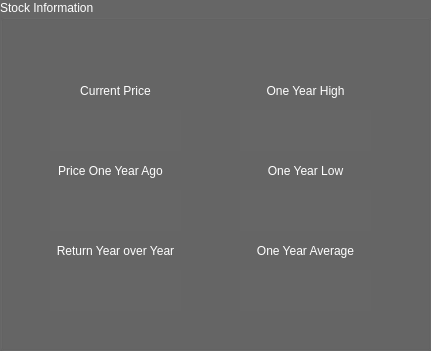
  <widget class="QGroupBox" name="groupBox">
   <property name="geometry">
    <rect>
     <x>40</x>
     <y>70</y>
     <width>431</width>
     <height>351</height>
    </rect>
   </property>
   <property name="palette">
    <palette>
     <active>
      <colorrole role="WindowText">
       <brush brushstyle="SolidPattern">
        <color alpha="255">
         <red>255</red>
         <green>255</green>
         <blue>255</blue>
        </color>
       </brush>
      </colorrole>
      <colorrole role="Button">
       <brush brushstyle="SolidPattern">
        <color alpha="255">
         <red>102</red>
         <green>102</green>
         <blue>102</blue>
        </color>
       </brush>
      </colorrole>
      <colorrole role="Light">
       <brush brushstyle="SolidPattern">
        <color alpha="255">
         <red>153</red>
         <green>153</green>
         <blue>153</blue>
        </color>
       </brush>
      </colorrole>
      <colorrole role="Midlight">
       <brush brushstyle="SolidPattern">
        <color alpha="255">
         <red>127</red>
         <green>127</green>
         <blue>127</blue>
        </color>
       </brush>
      </colorrole>
      <colorrole role="Dark">
       <brush brushstyle="SolidPattern">
        <color alpha="255">
         <red>51</red>
         <green>51</green>
         <blue>51</blue>
        </color>
       </brush>
      </colorrole>
      <colorrole role="Mid">
       <brush brushstyle="SolidPattern">
        <color alpha="255">
         <red>68</red>
         <green>68</green>
         <blue>68</blue>
        </color>
       </brush>
      </colorrole>
      <colorrole role="Text">
       <brush brushstyle="SolidPattern">
        <color alpha="255">
         <red>255</red>
         <green>255</green>
         <blue>255</blue>
        </color>
       </brush>
      </colorrole>
      <colorrole role="BrightText">
       <brush brushstyle="SolidPattern">
        <color alpha="255">
         <red>255</red>
         <green>255</green>
         <blue>255</blue>
        </color>
       </brush>
      </colorrole>
      <colorrole role="ButtonText">
       <brush brushstyle="SolidPattern">
        <color alpha="255">
         <red>255</red>
         <green>255</green>
         <blue>255</blue>
        </color>
       </brush>
      </colorrole>
      <colorrole role="Base">
       <brush brushstyle="SolidPattern">
        <color alpha="255">
         <red>0</red>
         <green>0</green>
         <blue>0</blue>
        </color>
       </brush>
      </colorrole>
      <colorrole role="Window">
       <brush brushstyle="SolidPattern">
        <color alpha="255">
         <red>102</red>
         <green>102</green>
         <blue>102</blue>
        </color>
       </brush>
      </colorrole>
      <colorrole role="Shadow">
       <brush brushstyle="SolidPattern">
        <color alpha="255">
         <red>0</red>
         <green>0</green>
         <blue>0</blue>
        </color>
       </brush>
      </colorrole>
      <colorrole role="AlternateBase">
       <brush brushstyle="SolidPattern">
        <color alpha="255">
         <red>51</red>
         <green>51</green>
         <blue>51</blue>
        </color>
       </brush>
      </colorrole>
      <colorrole role="ToolTipBase">
       <brush brushstyle="SolidPattern">
        <color alpha="255">
         <red>255</red>
         <green>255</green>
         <blue>220</blue>
        </color>
       </brush>
      </colorrole>
      <colorrole role="ToolTipText">
       <brush brushstyle="SolidPattern">
        <color alpha="255">
         <red>0</red>
         <green>0</green>
         <blue>0</blue>
        </color>
       </brush>
      </colorrole>
      <colorrole role="PlaceholderText">
       <brush brushstyle="SolidPattern">
        <color alpha="128">
         <red>255</red>
         <green>255</green>
         <blue>255</blue>
        </color>
       </brush>
      </colorrole>
     </active>
     <inactive>
      <colorrole role="WindowText">
       <brush brushstyle="SolidPattern">
        <color alpha="255">
         <red>255</red>
         <green>255</green>
         <blue>255</blue>
        </color>
       </brush>
      </colorrole>
      <colorrole role="Button">
       <brush brushstyle="SolidPattern">
        <color alpha="255">
         <red>102</red>
         <green>102</green>
         <blue>102</blue>
        </color>
       </brush>
      </colorrole>
      <colorrole role="Light">
       <brush brushstyle="SolidPattern">
        <color alpha="255">
         <red>153</red>
         <green>153</green>
         <blue>153</blue>
        </color>
       </brush>
      </colorrole>
      <colorrole role="Midlight">
       <brush brushstyle="SolidPattern">
        <color alpha="255">
         <red>127</red>
         <green>127</green>
         <blue>127</blue>
        </color>
       </brush>
      </colorrole>
      <colorrole role="Dark">
       <brush brushstyle="SolidPattern">
        <color alpha="255">
         <red>51</red>
         <green>51</green>
         <blue>51</blue>
        </color>
       </brush>
      </colorrole>
      <colorrole role="Mid">
       <brush brushstyle="SolidPattern">
        <color alpha="255">
         <red>68</red>
         <green>68</green>
         <blue>68</blue>
        </color>
       </brush>
      </colorrole>
      <colorrole role="Text">
       <brush brushstyle="SolidPattern">
        <color alpha="255">
         <red>255</red>
         <green>255</green>
         <blue>255</blue>
        </color>
       </brush>
      </colorrole>
      <colorrole role="BrightText">
       <brush brushstyle="SolidPattern">
        <color alpha="255">
         <red>255</red>
         <green>255</green>
         <blue>255</blue>
        </color>
       </brush>
      </colorrole>
      <colorrole role="ButtonText">
       <brush brushstyle="SolidPattern">
        <color alpha="255">
         <red>255</red>
         <green>255</green>
         <blue>255</blue>
        </color>
       </brush>
      </colorrole>
      <colorrole role="Base">
       <brush brushstyle="SolidPattern">
        <color alpha="255">
         <red>0</red>
         <green>0</green>
         <blue>0</blue>
        </color>
       </brush>
      </colorrole>
      <colorrole role="Window">
       <brush brushstyle="SolidPattern">
        <color alpha="255">
         <red>102</red>
         <green>102</green>
         <blue>102</blue>
        </color>
       </brush>
      </colorrole>
      <colorrole role="Shadow">
       <brush brushstyle="SolidPattern">
        <color alpha="255">
         <red>0</red>
         <green>0</green>
         <blue>0</blue>
        </color>
       </brush>
      </colorrole>
      <colorrole role="AlternateBase">
       <brush brushstyle="SolidPattern">
        <color alpha="255">
         <red>51</red>
         <green>51</green>
         <blue>51</blue>
        </color>
       </brush>
      </colorrole>
      <colorrole role="ToolTipBase">
       <brush brushstyle="SolidPattern">
        <color alpha="255">
         <red>255</red>
         <green>255</green>
         <blue>220</blue>
        </color>
       </brush>
      </colorrole>
      <colorrole role="ToolTipText">
       <brush brushstyle="SolidPattern">
        <color alpha="255">
         <red>0</red>
         <green>0</green>
         <blue>0</blue>
        </color>
       </brush>
      </colorrole>
      <colorrole role="PlaceholderText">
       <brush brushstyle="SolidPattern">
        <color alpha="128">
         <red>255</red>
         <green>255</green>
         <blue>255</blue>
        </color>
       </brush>
      </colorrole>
     </inactive>
     <disabled>
      <colorrole role="WindowText">
       <brush brushstyle="SolidPattern">
        <color alpha="255">
         <red>51</red>
         <green>51</green>
         <blue>51</blue>
        </color>
       </brush>
      </colorrole>
      <colorrole role="Button">
       <brush brushstyle="SolidPattern">
        <color alpha="255">
         <red>102</red>
         <green>102</green>
         <blue>102</blue>
        </color>
       </brush>
      </colorrole>
      <colorrole role="Light">
       <brush brushstyle="SolidPattern">
        <color alpha="255">
         <red>153</red>
         <green>153</green>
         <blue>153</blue>
        </color>
       </brush>
      </colorrole>
      <colorrole role="Midlight">
       <brush brushstyle="SolidPattern">
        <color alpha="255">
         <red>127</red>
         <green>127</green>
         <blue>127</blue>
        </color>
       </brush>
      </colorrole>
      <colorrole role="Dark">
       <brush brushstyle="SolidPattern">
        <color alpha="255">
         <red>51</red>
         <green>51</green>
         <blue>51</blue>
        </color>
       </brush>
      </colorrole>
      <colorrole role="Mid">
       <brush brushstyle="SolidPattern">
        <color alpha="255">
         <red>68</red>
         <green>68</green>
         <blue>68</blue>
        </color>
       </brush>
      </colorrole>
      <colorrole role="Text">
       <brush brushstyle="SolidPattern">
        <color alpha="255">
         <red>51</red>
         <green>51</green>
         <blue>51</blue>
        </color>
       </brush>
      </colorrole>
      <colorrole role="BrightText">
       <brush brushstyle="SolidPattern">
        <color alpha="255">
         <red>255</red>
         <green>255</green>
         <blue>255</blue>
        </color>
       </brush>
      </colorrole>
      <colorrole role="ButtonText">
       <brush brushstyle="SolidPattern">
        <color alpha="255">
         <red>51</red>
         <green>51</green>
         <blue>51</blue>
        </color>
       </brush>
      </colorrole>
      <colorrole role="Base">
       <brush brushstyle="SolidPattern">
        <color alpha="255">
         <red>102</red>
         <green>102</green>
         <blue>102</blue>
        </color>
       </brush>
      </colorrole>
      <colorrole role="Window">
       <brush brushstyle="SolidPattern">
        <color alpha="255">
         <red>102</red>
         <green>102</green>
         <blue>102</blue>
        </color>
       </brush>
      </colorrole>
      <colorrole role="Shadow">
       <brush brushstyle="SolidPattern">
        <color alpha="255">
         <red>0</red>
         <green>0</green>
         <blue>0</blue>
        </color>
       </brush>
      </colorrole>
      <colorrole role="AlternateBase">
       <brush brushstyle="SolidPattern">
        <color alpha="255">
         <red>102</red>
         <green>102</green>
         <blue>102</blue>
        </color>
       </brush>
      </colorrole>
      <colorrole role="ToolTipBase">
       <brush brushstyle="SolidPattern">
        <color alpha="255">
         <red>255</red>
         <green>255</green>
         <blue>220</blue>
        </color>
       </brush>
      </colorrole>
      <colorrole role="ToolTipText">
       <brush brushstyle="SolidPattern">
        <color alpha="255">
         <red>0</red>
         <green>0</green>
         <blue>0</blue>
        </color>
       </brush>
      </colorrole>
      <colorrole role="PlaceholderText">
       <brush brushstyle="SolidPattern">
        <color alpha="128">
         <red>255</red>
         <green>255</green>
         <blue>255</blue>
        </color>
       </brush>
      </colorrole>
     </disabled>
    </palette>
   </property>
   <property name="autoFillBackground">
    <bool>false</bool>
   </property>
   <property name="title">
    <string>Stock Information</string>
   </property>
   <widget class="QLabel" name="Current">
    <property name="geometry">
     <rect>
      <x>50</x>
      <y>110</y>
      <width>131</width>
      <height>41</height>
     </rect>
    </property>
    <property name="font">
     <font>
      <pointsize>12</pointsize>
     </font>
    </property>
    <property name="autoFillBackground">
     <bool>true</bool>
    </property>
    <property name="text">
     <string/>
    </property>
    <property name="alignment">
     <set>Qt::AlignCenter</set>
    </property>
   </widget>
   <widget class="QLabel" name="History">
    <property name="geometry">
     <rect>
      <x>50</x>
      <y>190</y>
      <width>131</width>
      <height>41</height>
     </rect>
    </property>
    <property name="font">
     <font>
      <pointsize>12</pointsize>
     </font>
    </property>
    <property name="autoFillBackground">
     <bool>true</bool>
    </property>
    <property name="text">
     <string/>
    </property>
    <property name="alignment">
     <set>Qt::AlignCenter</set>
    </property>
   </widget>
   <widget class="QLabel" name="Return">
    <property name="geometry">
     <rect>
      <x>50</x>
      <y>270</y>
      <width>131</width>
      <height>41</height>
     </rect>
    </property>
    <property name="font">
     <font>
      <pointsize>12</pointsize>
     </font>
    </property>
    <property name="autoFillBackground">
     <bool>true</bool>
    </property>
    <property name="text">
     <string/>
    </property>
    <property name="alignment">
     <set>Qt::AlignCenter</set>
    </property>
   </widget>
   <widget class="QLabel" name="label_8">
    <property name="geometry">
     <rect>
      <x>50</x>
      <y>240</y>
      <width>131</width>
      <height>21</height>
     </rect>
    </property>
    <property name="text">
     <string>Return Year over Year</string>
    </property>
    <property name="alignment">
     <set>Qt::AlignCenter</set>
    </property>
   </widget>
   <widget class="QLabel" name="label_9">
    <property name="geometry">
     <rect>
      <x>50</x>
      <y>160</y>
      <width>121</width>
      <height>21</height>
     </rect>
    </property>
    <property name="text">
     <string>Price One Year Ago</string>
    </property>
    <property name="alignment">
     <set>Qt::AlignCenter</set>
    </property>
   </widget>
   <widget class="QLabel" name="label_10">
    <property name="geometry">
     <rect>
      <x>50</x>
      <y>80</y>
      <width>131</width>
      <height>21</height>
     </rect>
    </property>
    <property name="text">
     <string>Current Price</string>
    </property>
    <property name="alignment">
     <set>Qt::AlignCenter</set>
    </property>
   </widget>
   <widget class="QLabel" name="label_11">
    <property name="geometry">
     <rect>
      <x>240</x>
      <y>80</y>
      <width>131</width>
      <height>21</height>
     </rect>
    </property>
    <property name="text">
     <string>One Year High</string>
    </property>
    <property name="alignment">
     <set>Qt::AlignCenter</set>
    </property>
   </widget>
   <widget class="QLabel" name="YearHigh">
    <property name="geometry">
     <rect>
      <x>240</x>
      <y>110</y>
      <width>131</width>
      <height>41</height>
     </rect>
    </property>
    <property name="font">
     <font>
      <pointsize>12</pointsize>
     </font>
    </property>
    <property name="autoFillBackground">
     <bool>true</bool>
    </property>
    <property name="text">
     <string/>
    </property>
    <property name="alignment">
     <set>Qt::AlignCenter</set>
    </property>
   </widget>
   <widget class="QLabel" name="label_13">
    <property name="geometry">
     <rect>
      <x>240</x>
      <y>160</y>
      <width>131</width>
      <height>21</height>
     </rect>
    </property>
    <property name="text">
     <string>One Year Low</string>
    </property>
    <property name="alignment">
     <set>Qt::AlignCenter</set>
    </property>
   </widget>
   <widget class="QLabel" name="YearLow">
    <property name="geometry">
     <rect>
      <x>240</x>
      <y>190</y>
      <width>131</width>
      <height>41</height>
     </rect>
    </property>
    <property name="font">
     <font>
      <pointsize>12</pointsize>
     </font>
    </property>
    <property name="autoFillBackground">
     <bool>true</bool>
    </property>
    <property name="text">
     <string/>
    </property>
    <property name="alignment">
     <set>Qt::AlignCenter</set>
    </property>
   </widget>
   <widget class="QLabel" name="label_15">
    <property name="geometry">
     <rect>
      <x>240</x>
      <y>240</y>
      <width>131</width>
      <height>21</height>
     </rect>
    </property>
    <property name="text">
     <string>One Year Average</string>
    </property>
    <property name="alignment">
     <set>Qt::AlignCenter</set>
    </property>
   </widget>
   <widget class="QLabel" name="Average">
    <property name="geometry">
     <rect>
      <x>240</x>
      <y>270</y>
      <width>131</width>
      <height>41</height>
     </rect>
    </property>
    <property name="font">
     <font>
      <pointsize>12</pointsize>
     </font>
    </property>
    <property name="autoFillBackground">
     <bool>true</bool>
    </property>
    <property name="text">
     <string/>
    </property>
    <property name="alignment">
     <set>Qt::AlignCenter</set>
    </property>
   </widget>
   <widget class="QLabel" name="StockName">
    <property name="geometry">
     <rect>
      <x>116</x>
      <y>30</y>
      <width>191</width>
      <height>41</height>
     </rect>
    </property>
    <property name="font">
     <font>
      <pointsize>16</pointsize>
     </font>
    </property>
    <property name="text">
     <string/>
    </property>
    <property name="alignment">
     <set>Qt::AlignCenter</set>
    </property>
   </widget>
  </widget>
